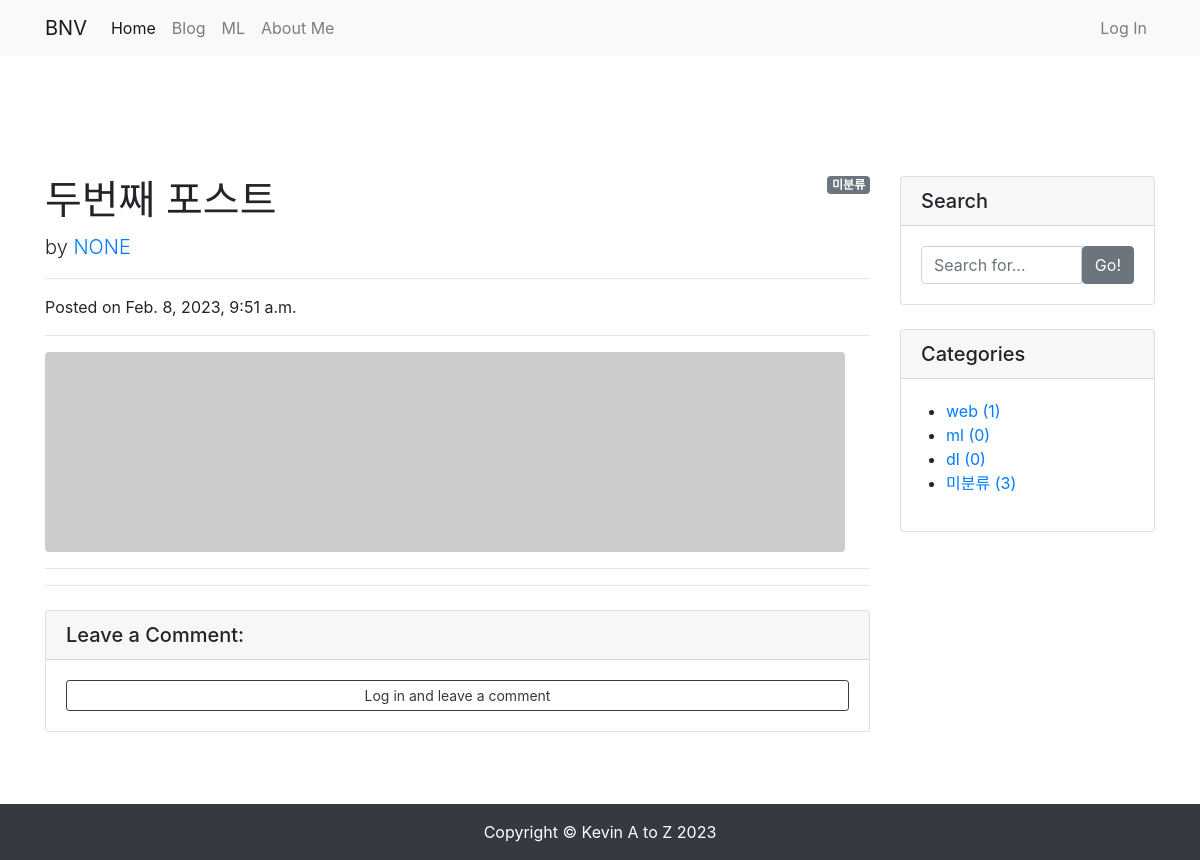
The app's page /blog/2/ with its own data.
### blog/models.py (models this page shows, shortened)
class Post(models.Model):
    title = models.CharField(max_length=30)
    hook_text = models.CharField(max_length=100, blank=True)
    content = models.TextField()
    head_image = models.ImageField(upload_to='blog/images/%Y/%m/%d/', blank=True)
    file_upload = models.FileField(upload_to='blog/files/%Y/%m/%d/', blank=True)
    created_at = models.DateTimeField(auto_now_add=True)
    updated_at = models.DateTimeField(auto_now=True)
    author = models.ForeignKey(User, null=True, on_delete=models.SET_NULL)
    category = models.ForeignKey(Category, null=True, blank=True, on_delete=models.SET_NULL)
    tags = models.ManyToManyField(Tag, blank=True)
    def get_content_markdown(self):
        return markdown(self.content)

class Category(models.Model):
    name = models.CharField(max_length=50, unique=True)
    slug = models.SlugField(max_length=200, unique=True, allow_unicode=True)
    def __str__(self):
        return self.name
    def get_absolute_url(self):
        return f'/blog/category/{self.slug}/'
    class Meta:
        verbose_name_plural = 'categories'

### blog/views.py (the view)
# urls.py: path('<int:pk>/', views.PostDetail.as_view()),
class PostDetail(DetailView):
    model = Post
    def get_context_data(self, **kwargs):
        context = super(PostDetail, self).get_context_data()
        context['categories'] = Category.objects.all()
        context['no_category_post_count'] = Post.objects.filter(category=None).count()
        context['comment_form'] = CommentForm
        return context

### blog/templates/blog/post_detail.html (shortened to what this page needs)
{% extends 'blog/base.html' %}
{% load crispy_forms_tags %}
{% block main_area %}
    <div id="post-area">
        {% if post.category %}
            <span class="badge badge-secondary float-right">{{ post.category }}</span>
        {% else %}
            <span class="badge badge-secondary float-right">미분류</span>
        {% endif %}
        <h1 class="mt-4">{{ post.title }}</h1>
        <p class="lead">
            by
            <a href="#">{{ post.author | upper }}</a>
        </p>
        <hr>
        <p>Posted on {{ post.created_at }}</p>
        <hr>
        {% if post.head_image %}
            <img class="img-fluid rounded" src="{{ post.head_image.url }}" alt="{{ post.title }} head_image">
        {% else %}
            <img class="img-fluid rounded" src="https://picsum.photos/seed/{{ post.id }}/800/200" alt="random_image">
        {% endif %}
        <hr>
        <hr>
    </div>
    <div id="comment-area">
        <div class="card my-4">
            <h5 class="card-header">Leave a Comment:</h5>
            <div class="card-body">
                {% if user.is_authenticated %}
                <form id="comment-form" method="POST" action="{{ post.get_absolute_url }}new_comment/">
                    {% csrf_token %}
                    <div class="form-group">
                        {{ comment_form | crispy }}
                    </div>
                    <button type="submit" class="btn btn-primary">Submit</button>
                </form>
                {% else %}
                    <a role="button" class="btn btn-outline-dark btn-block btn-sm" href="#" data-toggle="modal" data-target="#loginModal">Log in and leave a comment</a>
                {% endif %}
            </div>
        </div>
    </div>
{% endblock %}

### blog/templates/blog/base.html (shortened to what this page needs)
<!DOCTYPE html>
<html lang="ko">
  <head>
    <link
      rel="stylesheet"
      href="https://cdn.jsdelivr.net/npm/bootstrap@4.5.3/dist/css/bootstrap.min.css"
    />
  </head>
  <body>
    {% include 'blog/navbar.html' %}
    <div class="container pt-5 my-5">
      <div class="row">
        <div class="col-md-8 col-lg-9" id="main-area">
          {% block main_area %} {% endblock %}
        </div>
        <div class="col-md-4 col-lg-3">
          <div class="card my-4">
            <h5 class="card-header">Search</h5>
            <div class="card-body">
              <div class="input-group">
                <input
                  type="text"
                  class="form-control"
                  placeholder="Search for..."
                  id="search-input"
                />
                <span class="input-group-btn">
                  <button
                    class="btn btn-secondary"
                    type="button"
                    onclick="searchPost();"
                  >
                    Go!
                  </button>
                </span>
              </div>
            </div>
          </div>
          <div class="card my-4" id="categories-card">
            <h5 class="card-header">Categories</h5>
            <div class="card-body">
              <div class="row">
                <ul>
                  {% for category in categories %}
                  <li>
                    <a href="{{ category.get_absolute_url }}"
                      >{{ category }} ({{ category.post_set.count }})</a
                    >
                  </li>
                  {% endfor %}
                  <li>
                    <a href="/blog/category/no_category/"
                      >미분류 ({{ no_category_post_count }})</a
                    >
                  </li>
                </ul>
              </div>
            </div>
          </div>
        </div>
      </div>
    </div>
    {% include 'blog/footer.html' %}
  </body>
</html>

### records on screen
Post: title "두번째 포스트", author "NONE", created_at "Feb. 8, 2023, 9:51 a.m."
Category: name "web", post_set.count "1"
Category: name "ml", post_set.count "0"
Category: name "dl", post_set.count "0"

### other values on screen
{{ no_category_post_count }} "3"
